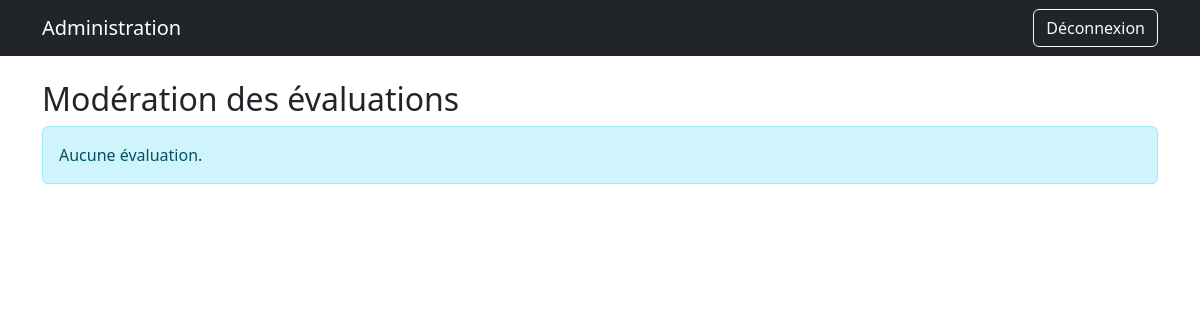
The app's page /admin-panel/evaluations/ (signed in), older data.
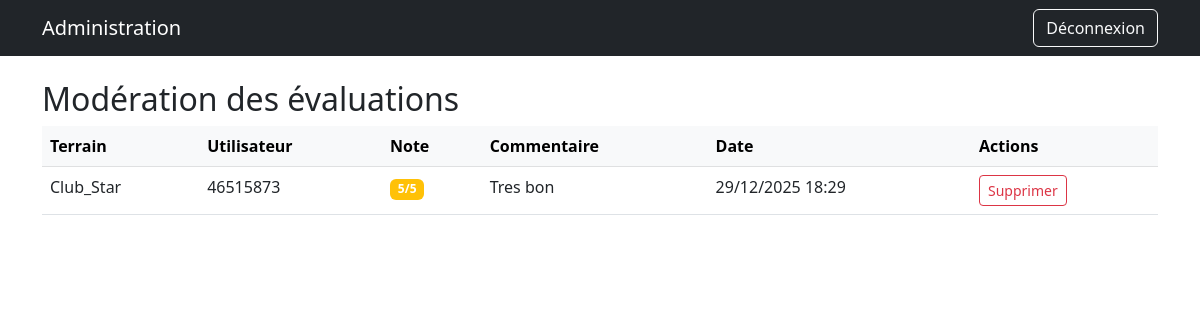
The same page, newer data.
### terrains/models.py (models this page shows, shortened)
class Evaluation(models.Model):
    terrain = models.ForeignKey(Terrain, related_name='evaluations', on_delete=models.CASCADE)
    utilisateur = models.ForeignKey(
        User,
        on_delete=models.CASCADE,
        limit_choices_to={'type_utilisateur': User.Type.STANDARD}
    )
    note = models.PositiveSmallIntegerField()  # 1 à 5
    commentaire = models.TextField(blank=True)
    date_creation = models.DateTimeField(auto_now_add=True)

class Terrain(models.Model):
    nom = models.CharField(max_length=100)
    adresse = models.CharField(max_length=255)
    latitude = models.DecimalField(max_digits=9, decimal_places=6)
    longitude = models.DecimalField(max_digits=9, decimal_places=6)
    proprietaire = models.ForeignKey(
        User,
        on_delete=models.CASCADE,
        limit_choices_to={'type_utilisateur': User.Type.PROPRIETAIRE}
    )
    image_url = models.URLField(blank=True)
    note_moyenne = models.FloatField(default=0.0)
    valide = models.BooleanField(default=False, verbose_name="Validé par l'admin")
    date_validation = models.DateTimeField(null=True, blank=True)

### accounts/models.py (models this page shows, shortened)
class User(AbstractUser):
    class Type(models.TextChoices):
        ADMIN = "ADMIN", "Administrateur"
        PROPRIETAIRE = "PROPRIETAIRE", "Propriétaire de terrain"
        STANDARD = "STANDARD", "Utilisateur standard"
    username = None  # 🔥 supprimé
    telephone = models.CharField(max_length=15, unique=True)
    type_utilisateur = models.CharField(
        max_length=20,
        choices=Type.choices,
        default=Type.STANDARD
    )
    USERNAME_FIELD = 'telephone'
    REQUIRED_FIELDS = ['first_name', 'last_name']
    objects = UserManager()  # 🔥 OBLIGATOIRE

### admin_custom/views.py (the view)
# urls.py: path('evaluations/', views.evaluation_list, name='evaluation_list'),
@login_required
def evaluation_list(request):
    evaluations = Evaluation.objects.select_related('terrain', 'utilisateur').order_by('-date_creation')
    return render(request, 'admin_custom/evaluation_list.html', {
        'evaluations': evaluations
    })

### admin_custom/templates/admin_custom/evaluation_list.html (shortened to what this page needs)
{% extends 'admin_custom/base.html' %}
{% block content %}
<h2>Modération des évaluations</h2>
{% if evaluations %}
  <div class="table-responsive">
    <table class="table table-hover">
      <thead class="table-light">
        <tr>
          <th>Terrain</th>
          <th>Utilisateur</th>
          <th>Note</th>
          <th>Commentaire</th>
          <th>Date</th>
          <th>Actions</th>
        </tr>
      </thead>
      <tbody>
        {% for e in evaluations %}
          <tr>
            <td>{{ e.terrain.nom }}</td>
            <td>{{ e.utilisateur.telephone }}</td>
            <td>
              <span class="badge bg-warning">{{ e.note }}/5</span>
            </td>
            <td>{{ e.commentaire|truncatewords:10|default:"—"}}</td>
            <td>{{ e.date_creation|date:"d/m/Y H:i" }}</td>
            <td>
              <form method="post" action="{% url 'admin_custom:evaluation_delete' e.id %}" style="display:inline;">
                <button type="submit" class="btn btn-sm btn-outline-danger"
                        onclick="return confirm('Supprimer cette évaluation ?')">
                  Supprimer
                </button>
              </form>
            </td>
          </tr>
        {% endfor %}
      </tbody>
    </table>
  </div>
{% else %}
  <div class="alert alert-info">Aucune évaluation.</div>
{% endif %}
{% endblock %}

Row changes from the older to the newer data that the page shows:
added Evaluation: terrain.nom "Club_Star", utilisateur.telephone "46515873", note "5", commentaire "Tres bon", date_creation "29/12/2025 18:29"
Text that changed along with them:
text no longer shown: "Aucune évaluation."
text now shown: "Terrain Utilisateur Note Commentaire Date Actions"
